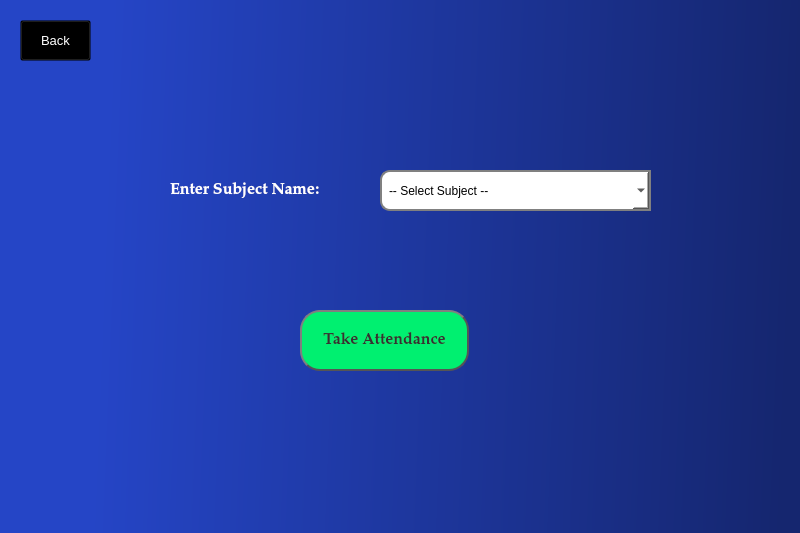
<?xml version="1.0" encoding="UTF-8"?>
<ui version="4.0">
 <class>MainWindow</class>
 <widget class="QMainWindow" name="MainWindow">
  <property name="geometry">
   <rect>
    <x>0</x>
    <y>0</y>
    <width>800</width>
    <height>533</height>
   </rect>
  </property>
  <property name="maximumSize">
   <size>
    <width>800</width>
    <height>550</height>
   </size>
  </property>
  <property name="palette">
   <palette>
    <active>
     <colorrole role="Button">
      <brush brushstyle="LinearGradientPattern">
       <gradient startx="0.140000000000000" starty="0.028000000000000" endx="1.000000000000000" endy="0.051000000000000" type="LinearGradient" spread="PadSpread" coordinatemode="ObjectBoundingMode">
        <gradientstop position="0.000000000000000">
         <color alpha="255">
          <red>37</red>
          <green>69</green>
          <blue>198</blue>
         </color>
        </gradientstop>
        <gradientstop position="1.000000000000000">
         <color alpha="255">
          <red>21</red>
          <green>38</green>
          <blue>111</blue>
         </color>
        </gradientstop>
       </gradient>
      </brush>
     </colorrole>
     <colorrole role="Base">
      <brush brushstyle="LinearGradientPattern">
       <gradient startx="0.140000000000000" starty="0.028000000000000" endx="1.000000000000000" endy="0.051000000000000" type="LinearGradient" spread="PadSpread" coordinatemode="ObjectBoundingMode">
        <gradientstop position="0.000000000000000">
         <color alpha="255">
          <red>37</red>
          <green>69</green>
          <blue>198</blue>
         </color>
        </gradientstop>
        <gradientstop position="1.000000000000000">
         <color alpha="255">
          <red>21</red>
          <green>38</green>
          <blue>111</blue>
         </color>
        </gradientstop>
       </gradient>
      </brush>
     </colorrole>
     <colorrole role="Window">
      <brush brushstyle="LinearGradientPattern">
       <gradient startx="0.140000000000000" starty="0.028000000000000" endx="1.000000000000000" endy="0.051000000000000" type="LinearGradient" spread="PadSpread" coordinatemode="ObjectBoundingMode">
        <gradientstop position="0.000000000000000">
         <color alpha="255">
          <red>37</red>
          <green>69</green>
          <blue>198</blue>
         </color>
        </gradientstop>
        <gradientstop position="1.000000000000000">
         <color alpha="255">
          <red>21</red>
          <green>38</green>
          <blue>111</blue>
         </color>
        </gradientstop>
       </gradient>
      </brush>
     </colorrole>
    </active>
    <inactive>
     <colorrole role="Button">
      <brush brushstyle="LinearGradientPattern">
       <gradient startx="0.140000000000000" starty="0.028000000000000" endx="1.000000000000000" endy="0.051000000000000" type="LinearGradient" spread="PadSpread" coordinatemode="ObjectBoundingMode">
        <gradientstop position="0.000000000000000">
         <color alpha="255">
          <red>37</red>
          <green>69</green>
          <blue>198</blue>
         </color>
        </gradientstop>
        <gradientstop position="1.000000000000000">
         <color alpha="255">
          <red>21</red>
          <green>38</green>
          <blue>111</blue>
         </color>
        </gradientstop>
       </gradient>
      </brush>
     </colorrole>
     <colorrole role="Base">
      <brush brushstyle="LinearGradientPattern">
       <gradient startx="0.140000000000000" starty="0.028000000000000" endx="1.000000000000000" endy="0.051000000000000" type="LinearGradient" spread="PadSpread" coordinatemode="ObjectBoundingMode">
        <gradientstop position="0.000000000000000">
         <color alpha="255">
          <red>37</red>
          <green>69</green>
          <blue>198</blue>
         </color>
        </gradientstop>
        <gradientstop position="1.000000000000000">
         <color alpha="255">
          <red>21</red>
          <green>38</green>
          <blue>111</blue>
         </color>
        </gradientstop>
       </gradient>
      </brush>
     </colorrole>
     <colorrole role="Window">
      <brush brushstyle="LinearGradientPattern">
       <gradient startx="0.140000000000000" starty="0.028000000000000" endx="1.000000000000000" endy="0.051000000000000" type="LinearGradient" spread="PadSpread" coordinatemode="ObjectBoundingMode">
        <gradientstop position="0.000000000000000">
         <color alpha="255">
          <red>37</red>
          <green>69</green>
          <blue>198</blue>
         </color>
        </gradientstop>
        <gradientstop position="1.000000000000000">
         <color alpha="255">
          <red>21</red>
          <green>38</green>
          <blue>111</blue>
         </color>
        </gradientstop>
       </gradient>
      </brush>
     </colorrole>
    </inactive>
    <disabled>
     <colorrole role="Button">
      <brush brushstyle="LinearGradientPattern">
       <gradient startx="0.140000000000000" starty="0.028000000000000" endx="1.000000000000000" endy="0.051000000000000" type="LinearGradient" spread="PadSpread" coordinatemode="ObjectBoundingMode">
        <gradientstop position="0.000000000000000">
         <color alpha="255">
          <red>37</red>
          <green>69</green>
          <blue>198</blue>
         </color>
        </gradientstop>
        <gradientstop position="1.000000000000000">
         <color alpha="255">
          <red>21</red>
          <green>38</green>
          <blue>111</blue>
         </color>
        </gradientstop>
       </gradient>
      </brush>
     </colorrole>
     <colorrole role="Base">
      <brush brushstyle="LinearGradientPattern">
       <gradient startx="0.140000000000000" starty="0.028000000000000" endx="1.000000000000000" endy="0.051000000000000" type="LinearGradient" spread="PadSpread" coordinatemode="ObjectBoundingMode">
        <gradientstop position="0.000000000000000">
         <color alpha="255">
          <red>37</red>
          <green>69</green>
          <blue>198</blue>
         </color>
        </gradientstop>
        <gradientstop position="1.000000000000000">
         <color alpha="255">
          <red>21</red>
          <green>38</green>
          <blue>111</blue>
         </color>
        </gradientstop>
       </gradient>
      </brush>
     </colorrole>
     <colorrole role="Window">
      <brush brushstyle="LinearGradientPattern">
       <gradient startx="0.140000000000000" starty="0.028000000000000" endx="1.000000000000000" endy="0.051000000000000" type="LinearGradient" spread="PadSpread" coordinatemode="ObjectBoundingMode">
        <gradientstop position="0.000000000000000">
         <color alpha="255">
          <red>37</red>
          <green>69</green>
          <blue>198</blue>
         </color>
        </gradientstop>
        <gradientstop position="1.000000000000000">
         <color alpha="255">
          <red>21</red>
          <green>38</green>
          <blue>111</blue>
         </color>
        </gradientstop>
       </gradient>
      </brush>
     </colorrole>
    </disabled>
   </palette>
  </property>
  <property name="windowTitle">
   <string>MainWindow</string>
  </property>
  <property name="styleSheet">
   <string notr="true">background: qlineargradient(spread:pad, x1:0.14, y1:0.028, x2:1, y2:0.051, stop:0 rgba(37, 69, 198, 255), stop:1 rgba(21, 38, 111, 255));</string>
  </property>
  <widget class="QWidget" name="centralwidget">
   <widget class="QComboBox" name="comboBox1">
    <property name="geometry">
     <rect>
      <x>380</x>
      <y>170</y>
      <width>271</width>
      <height>41</height>
     </rect>
    </property>
    <property name="palette">
     <palette>
      <active>
       <colorrole role="Button">
        <brush brushstyle="SolidPattern">
         <color alpha="255">
          <red>255</red>
          <green>255</green>
          <blue>255</blue>
         </color>
        </brush>
       </colorrole>
       <colorrole role="Base">
        <brush brushstyle="SolidPattern">
         <color alpha="255">
          <red>255</red>
          <green>255</green>
          <blue>255</blue>
         </color>
        </brush>
       </colorrole>
       <colorrole role="Window">
        <brush brushstyle="SolidPattern">
         <color alpha="255">
          <red>255</red>
          <green>255</green>
          <blue>255</blue>
         </color>
        </brush>
       </colorrole>
      </active>
      <inactive>
       <colorrole role="Button">
        <brush brushstyle="SolidPattern">
         <color alpha="255">
          <red>255</red>
          <green>255</green>
          <blue>255</blue>
         </color>
        </brush>
       </colorrole>
       <colorrole role="Base">
        <brush brushstyle="SolidPattern">
         <color alpha="255">
          <red>255</red>
          <green>255</green>
          <blue>255</blue>
         </color>
        </brush>
       </colorrole>
       <colorrole role="Window">
        <brush brushstyle="SolidPattern">
         <color alpha="255">
          <red>255</red>
          <green>255</green>
          <blue>255</blue>
         </color>
        </brush>
       </colorrole>
      </inactive>
      <disabled>
       <colorrole role="Button">
        <brush brushstyle="SolidPattern">
         <color alpha="255">
          <red>255</red>
          <green>255</green>
          <blue>255</blue>
         </color>
        </brush>
       </colorrole>
       <colorrole role="Base">
        <brush brushstyle="SolidPattern">
         <color alpha="255">
          <red>255</red>
          <green>255</green>
          <blue>255</blue>
         </color>
        </brush>
       </colorrole>
       <colorrole role="Window">
        <brush brushstyle="SolidPattern">
         <color alpha="255">
          <red>255</red>
          <green>255</green>
          <blue>255</blue>
         </color>
        </brush>
       </colorrole>
      </disabled>
     </palette>
    </property>
    <property name="font">
     <font>
      <family>Palatino Linotype</family>
      <pointsize>12</pointsize>
      <weight>9</weight>
      <italic>false</italic>
      <bold>false</bold>
     </font>
    </property>
    <property name="toolTip">
     <string>&lt;html&gt;&lt;head/&gt;&lt;body&gt;&lt;p align=&quot;center&quot;&gt;-- Select Subject --&lt;/p&gt;&lt;/body&gt;&lt;/html&gt;</string>
    </property>
    <property name="styleSheet">
     <string notr="true">QComboBox {
	font: 75 12pt &quot;Palatino Linotype&quot;;
    border: 2px solid gray;
    border-top-left-radius: 10px;
    border-bottom-left-radius: 10px;
    min-width: 6em;
    background-color:rgb(255,255,255);
    padding: 5px;
}

QComboBox:on {
    border-bottom-left-radius: 0px;
    border-bottom-right-radius: 0px;
}

QComboBox::drop-down {
    drop-down-color:white;
    drop-down-style:outset;
    drop-down: 2px solid gray;
   
}
QComboBox QAbstractItemView {
    background-radius: 0px;
    border-radius: 0px;
    drop-down-color:white;
    background-color: rgb(255,255,255,255);
    border-style: outset;
    border: 2px solid gray;
    box-shadow: transparent;
    padding: 4px 4px 4px 4px;
    overflow:hidden
 
}</string>
    </property>
    <property name="editable">
     <bool>true</bool>
    </property>
    <property name="currentText">
     <string>-- Select Subject --</string>
    </property>
    <property name="duplicatesEnabled">
     <bool>false</bool>
    </property>
    <property name="frame">
     <bool>true</bool>
    </property>
    <item>
     <property name="text">
      <string>-- Select Subject --</string>
     </property>
    </item>
    <item>
     <property name="text">
      <string>COA</string>
     </property>
    </item>
    <item>
     <property name="text">
      <string>CNND</string>
     </property>
    </item>
    <item>
     <property name="text">
      <string>OS</string>
     </property>
    </item>
    <item>
     <property name="text">
      <string>AT</string>
     </property>
    </item>
    <item>
     <property name="text">
      <string>Maths4</string>
     </property>
    </item>
    <item>
     <property name="text">
      <string>Python</string>
     </property>
    </item>
    <item>
     <property name="text">
      <string>MPL Lab</string>
     </property>
    </item>
    <item>
     <property name="text">
      <string>NL Lab</string>
     </property>
    </item>
    <item>
     <property name="text">
      <string>Python Lab</string>
     </property>
    </item>
    <item>
     <property name="text">
      <string>Unix Lab</string>
     </property>
    </item>
   </widget>
   <widget class="QLabel" name="label1">
    <property name="geometry">
     <rect>
      <x>170</x>
      <y>170</y>
      <width>191</width>
      <height>41</height>
     </rect>
    </property>
    <property name="font">
     <font>
      <family>Palatino Linotype</family>
      <pointsize>12</pointsize>
      <weight>75</weight>
      <bold>true</bold>
     </font>
    </property>
    <property name="styleSheet">
     <string notr="true">background-color:rgba(0,0,0,0);
color: white</string>
    </property>
    <property name="text">
     <string>Enter Subject Name:</string>
    </property>
   </widget>
   <widget class="QPushButton" name="pushButton">
    <property name="geometry">
     <rect>
      <x>300</x>
      <y>310</y>
      <width>169</width>
      <height>61</height>
     </rect>
    </property>
    <property name="font">
     <font>
      <family>Palatino Linotype</family>
      <pointsize>12</pointsize>
      <weight>75</weight>
      <bold>true</bold>
     </font>
    </property>
    <property name="styleSheet">
     <string notr="true">QPushButton {
    color: #333;
    border: 2px solid #555;
    border-radius: 20px;
    border-style: outset;
	background-color: rgb(0,240,112);
    padding: 5px;
    }

QPushButton:hover {
     border-radius:2px;
	 border-color: white;
border-radius: 20px;
color: white
    }

QPushButton:pressed {
    border-style: inset;
color: black;
    background: qradialgradient(
        cx: 0.4, cy: -0.1, fx: 0.4, fy: -0.1,
        radius: 1.35, stop: 0 #fff, stop: 1 #ddd
        );
    }</string>
    </property>
    <property name="text">
     <string>Take Attendance</string>
    </property>
   </widget>
   <widget class="QPushButton" name="pushButton_3">
    <property name="geometry">
     <rect>
      <x>20</x>
      <y>20</y>
      <width>71</width>
      <height>41</height>
     </rect>
    </property>
    <property name="font">
     <font>
      <pointsize>10</pointsize>
     </font>
    </property>
    <property name="styleSheet">
     <string notr="true">QPushButton{
background-color: rgba(0,0,0,0%);
color: white;
}
QPushButton:hover{
background-color:rgba(0,0,0,30%);
color: white;
border: 0px solid;
border-style: outset;
border-radius: 5px;
}

QPushButton:pressed{
 border-style: inset;
color: black;
    background: qradialgradient(
        cx: 0.4, cy: -0.1, fx: 0.4, fy: -0.1,
        radius: 1.35, stop: 0 #fff, stop: 1 #ddd
        );
}</string>
    </property>
    <property name="text">
     <string>Back</string>
    </property>
   </widget>
  </widget>
 </widget>
 <resources/>
 <connections/>
</ui>
